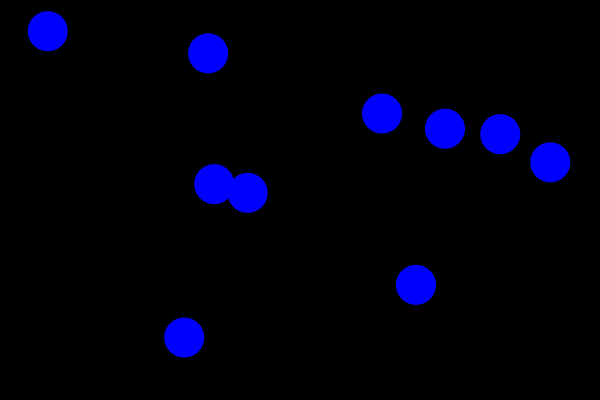
Frame 1 (no input)
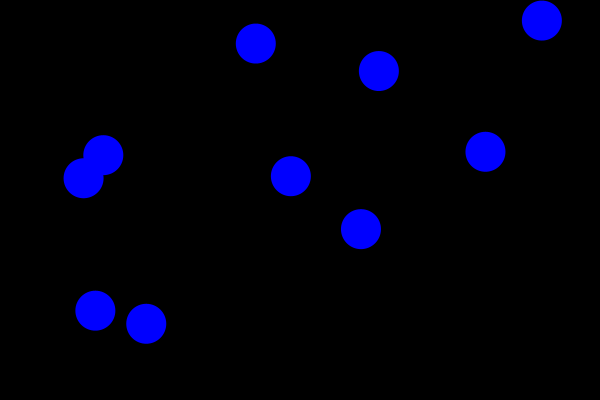
Frame 60 (the mouse pressed at the canvas centre just before this capture)
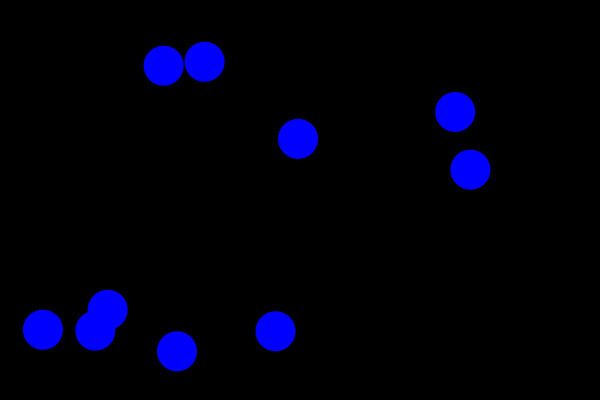
Frame 120 (the mouse held since frame 60 and released just before this capture)

The Processing sketch that drew these frames (run headless with seeded random() and noise(); from frame 60 on, the mouse is pressed at the canvas centre):

// Processing sketch: s10_multiball
// ── s10_multiball.pde
// all balls will be the same size, these are constant
final int radius = 20, diameter = radius*2;
final int n = 10;
float[] x = new float[n];
float[] y = new float[n];
float[] dx = new float[n];
float[] dy = new float[n];

void setup() {
  size(600,400);
  noStroke();
  fill(0,0,255); // all balls blue
  // set up all balls at random places at random speed
  for (int i = 0; i < n; i++) {
    x[i] = random(radius, width - radius);
    y[i] = random(radius, height - radius);
    dx[i] = random(-3, +3);
    dy[i] = random(-3, +3);
  }
}

void draw() {    // draw is called over and over again
  background(0); // set background to black
  for (int i = 0; i < n; i++) {
    ellipse(x[i], y[i] , diameter, diameter);
    x[i] += dx[i];
    y[i] += dy[i];
    if (x[i] <= radius || x[i] >= width-1-radius) {
      dx[i] = -dx[i];
    }
    if (y[i] <= radius || y[i] >= height-1-radius) {
      dy[i] = -dy[i];
    }
  }
}
